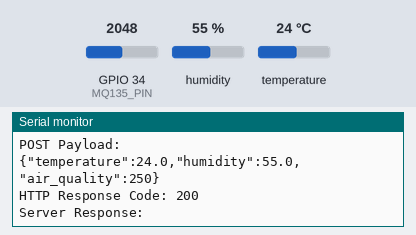
This sketch was run on a simulated ESP32. On the bench: the last lines printed to the serial monitor. The test bench sets the inputs (shaded band); at power-on: humidity 55 %, GPIO 34 (MQ135_PIN) = 2048, temperature 24 °C. WiFi joins after 1.5 s; servers stay silent unless stated; uploads are accepted with an empty reply.

Above: at 3.2 s.
3.3 s: humidity set to 22 %
At 7.42 s:
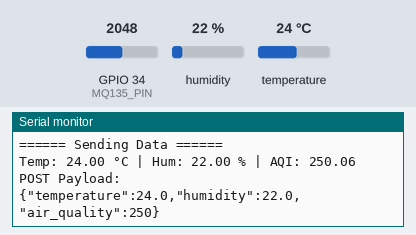
9.1 s: GPIO 34 (MQ135_PIN) set to 2866
At 13.6 s:
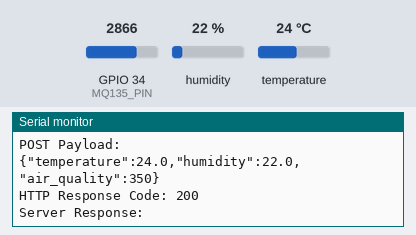
14.9 s: temperature set to 12 °C
At 18.7 s:
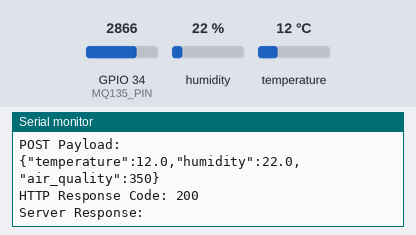
20.7 s: GPIO 34 (MQ135_PIN) set to 3603
At 23.8 s:
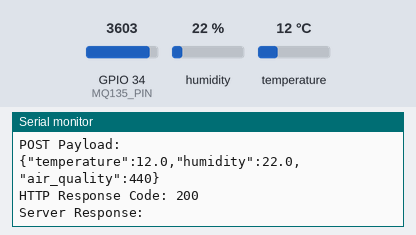
26.5 s: humidity set to 40 %
At 28.9 s:
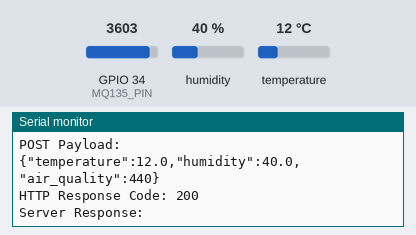
Timing chart, 0 to 30.4 s (numbered marks = the images above; inputs shaded):
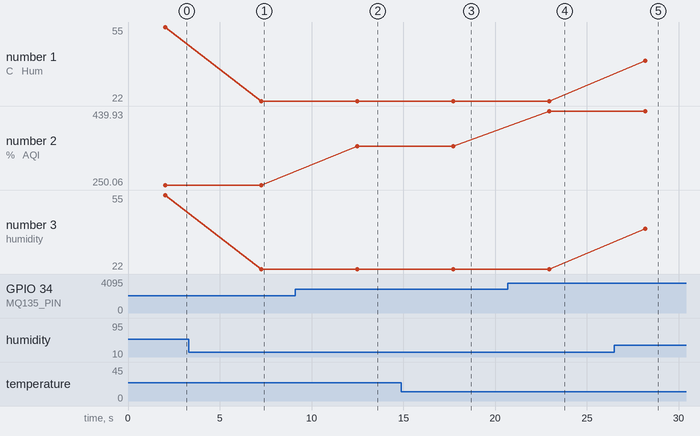

Measured:
- after the input at 3.3 s, the serial monitor: prints a new line after 4.0 s (image 1)
- after the input at 9.1 s, the serial monitor: prints a new line after 3.4 s (image 2)
- after the input at 14.9 s, the serial monitor: prints a new line after 2.8 s (image 3)
- after the input at 20.7 s, the serial monitor: prints a new line after 2.2 s (image 4)
- after the input at 26.5 s, the serial monitor: prints a new line after 1.7 s (image 5)
- plotted number 1: 55 → 22 after the input at 3.3 s, 22 → 40 after the input at 26.5 s
- plotted number 2: 250.06 → 349.94 after the input at 9.1 s, 349.94 → 439.93 after the input at 20.7 s
- plotted number 3: 55 → 22 after the input at 3.3 s, 22 → 40 after the input at 26.5 s

The sketch:

backendespcode_updated.ino
```cpp
#include <WiFi.h>
#include <WiFiClientSecure.h>
#include <HTTPClient.h>
#include "DHT.h"

/* ================= CONFIG ================= */

#define DHTPIN 15
#define DHTTYPE DHT11
#define MQ135_PIN 34

const char* ssid = "Saion";
const char* password = "Saion123";

// Cloud backend (Render)
const char* serverUrl = "https://dbms-mini-project-vgp4.onrender.com/api/update";

/* ========================================== */

DHT dht(DHTPIN, DHTTYPE);

/* ================= SETUP ================= */

void setup() {
  Serial.begin(115200);
  dht.begin();

  connectWiFi();
}

/* ================= WIFI CONNECT ================= */

void connectWiFi() {
  Serial.println("\nConnecting to WiFi...");
  WiFi.begin(ssid, password);

  int attempts = 0;

  while (WiFi.status() != WL_CONNECTED && attempts < 20) {
    delay(1000);
    Serial.print(".");
    attempts++;
  }

  if (WiFi.status() == WL_CONNECTED) {
    Serial.println("\nWiFi Connected!");
    Serial.print("ESP IP: ");
    Serial.println(WiFi.localIP());
  } else {
    Serial.println("\nWiFi Failed! Restarting...");
    ESP.restart();
  }
}

/* ================= MAIN LOOP ================= */

void loop() {

  // Reconnect WiFi if lost
  if (WiFi.status() != WL_CONNECTED) {
    Serial.println("WiFi lost. Reconnecting...");
    connectWiFi();
    return;
  }

  float temperature = dht.readTemperature();
  float humidity = dht.readHumidity();
  int mqRaw = analogRead(MQ135_PIN);

  // Convert raw (0–4095) to AQI scale (0–500)
  float airQuality = (mqRaw / 4095.0) * 500.0;

  if (isnan(temperature) || isnan(humidity)) {
    Serial.println("DHT Read Failed!");
    delay(3000);
    return;
  }

  Serial.println("\n====== Sending Data ======");
  Serial.print("Temp: ");
  Serial.print(temperature);
  Serial.print(" °C | Hum: ");
  Serial.print(humidity);
  Serial.print(" % | AQI: ");
  Serial.println(airQuality);

  sendToServer(temperature, humidity, airQuality);

  delay(5000);   // Send every 5 seconds
}

/* ================= SEND FUNCTION ================= */

void sendToServer(float temperature, float humidity, float airQuality) {

  WiFiClientSecure client;
  client.setInsecure();   // Required for HTTPS (Render)

  HTTPClient http;
  http.setTimeout(10000);  // 10 sec timeout

  http.begin(client, serverUrl);
  http.addHeader("Content-Type", "application/json");

  String jsonData = "{";
  jsonData += "\"temperature\":" + String(temperature, 1) + ",";
  jsonData += "\"humidity\":" + String(humidity, 1) + ",";
  jsonData += "\"air_quality\":" + String(airQuality, 0);
  jsonData += "}";

  Serial.println("POST Payload:");
  Serial.println(jsonData);

  int httpResponseCode = http.POST(jsonData);

  Serial.print("HTTP Response Code: ");
  Serial.println(httpResponseCode);

  if (httpResponseCode > 0) {
    Serial.println("Server Response:");
    Serial.println(http.getString());
  } else {
    Serial.print("Error: ");
    Serial.println(http.errorToString(httpResponseCode));
  }

  http.end();
}
```
